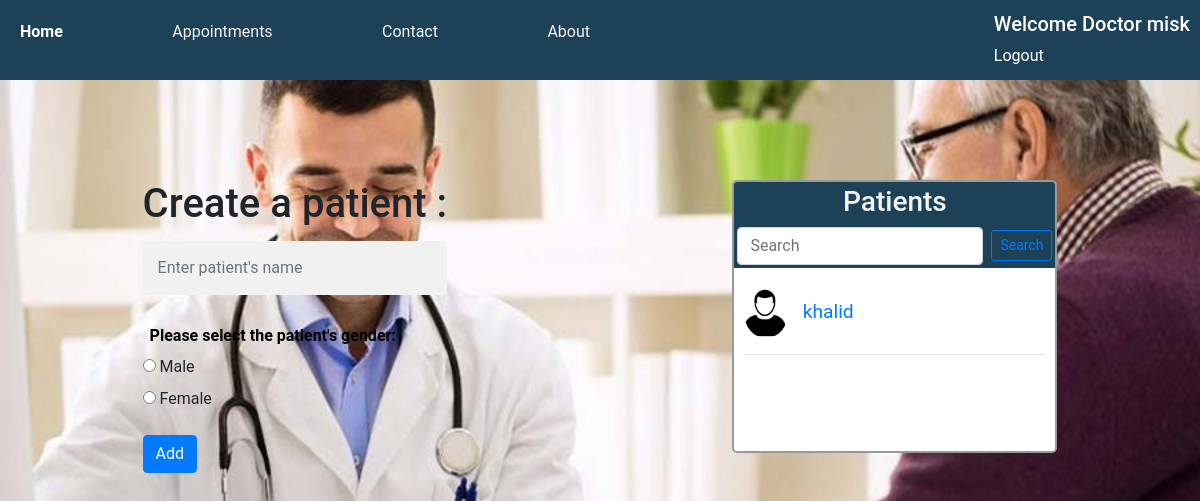
/dashboard (signed in), run on an earlier commit of the app's database.
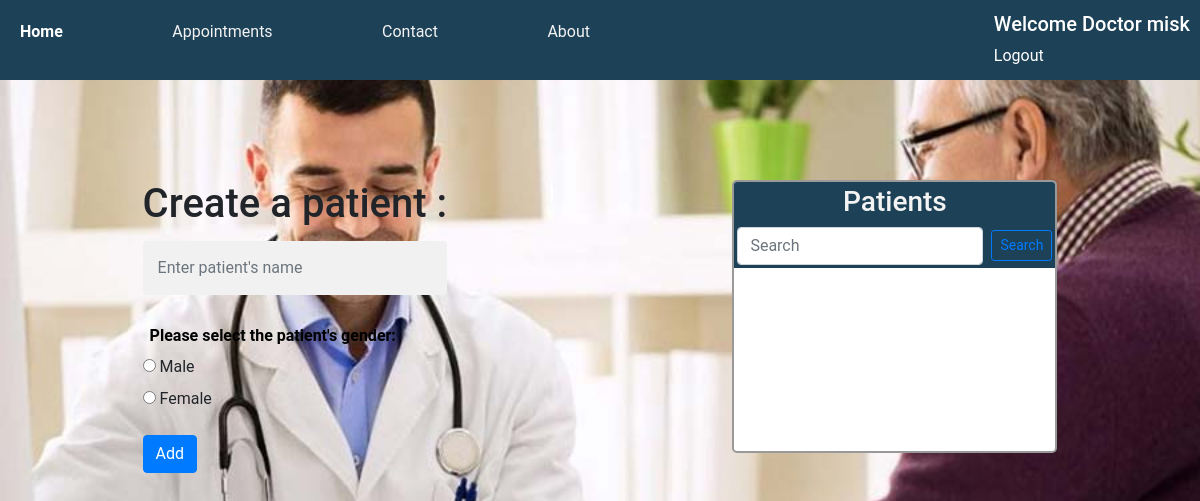
And on a later commit of the database.
### medicalSystemApp/models.py (models this page shows, shortened)
class patient(models.Model):
    patientName = models.CharField(max_length=45, null=True)
    sex = models.IntegerField()
    doctorName = models.ForeignKey(
        Doctor, related_name='doctor_id', on_delete=models.CASCADE)

### medicalSystemApp/views.py (the view)
# urls.py: path('dashboard', views.dashboard,name='dashboard'),
def dashboard(request):
    if not 'userid' in request.session:
        return redirect('/')
    hospital_id = request.session['userid']
    if request.method == 'POST':
        patientName = request.POST['patientName']
        sex = int(request.POST['sex'])
        patient.addPatient(patientName, sex, hospital_id)
        return redirect('/dashboard')
    else:
        context = {
            'all_patient': patient.objects.filter(doctorName=hospital_id).order_by('-id')
        }
        return render(request, 'home.html', context=context)

### medicalSystemApp/templates/home.html (shortened to what this page needs)
<!DOCTYPE html>
<html lang="en">
<head>
    {% load static %}
    <link rel="stylesheet" href="{% static 'css/style.css' %}">
    <link rel="stylesheet" href="https://cdn.jsdelivr.net/npm/bootstrap@4.0.0/dist/css/bootstrap.min.css">
</head>
<body class="home-page">
    <div class="nav">
            <ul class="nav-links">
                <a class="active" href="{% url 'medicine:dashboard' %}">Home</a>
                <a href="#appointments">Appointments</a>
                <a href="#contact">Contact</a>
                <a href="#about">About</a>
            </ul>
            <div>
                <h5 >Welcome Doctor {{ request.session.username }}</h5>
                <div>
                    <a style="color: white" href="{% url 'medicine:destroy' %}">Logout</a>
                </div>
            </div>
        </div>
    <div class="flex">
        <div>
            <h1>Create a patient :</h1>
            <form action="{% url 'medicine:dashboard' %}" method="post">
                <input type="text" name="patientName" id="" placeholder="Enter patient's name"
                    class="form-control border-dark">
                <div class="text">Please select the patient's gender:</div>
                <div class="mb-3">
                <input type="radio" id="male" name="sex" value="1">
                <label for="male">Male</label><br>
                <input type="radio" id="female" name="sex" value="2">
                <label for="female">Female</label>
                </div>
                <button type="submit" class="btn btn-primary">Add</button>
            </form>
        </div>
        <div class="patients">
            <div class="patient-header">
                <h3>Patients</h3>
                <form class="form-inline" action="{% url 'medicine:search' %}" method="post">
                    <input class="form-control mr-sm-2" type="search"  name="search2"
                     placeholder="Search" aria-label="Search">
                    <button class="btn btn-outline-primary btn-sm my-2 my-sm-0" type="search">Search</button>
                  </form>
            </div>
            <div class="patients-list">
            {% for patient in all_patient %}
                    {% if patient.sex == 1 %}
                    <img src="{% static 'img/R.jpg' %}" alt="toddE" class="img-avatar">
                    {% elif patient.sex == 2 %}
                    <img src="{% static 'img/RR.png' %}" alt="toddE" class="img-avatar">
                    {% else %}
                    <h4>No Patients in Our System yet</h4>
                    {% endif %}
                        <a href="{% url 'medicine:basicInfo' patient.id %}">
                            <span>{{ patient.patientName }} </span>
                        </a>
                    <hr>
                </div>
            {% endfor %}
        </div>
    </div>
</body>
</html>

### medicalSystemApp/static/css/style.css (style rules this page uses)
:root { --blue: #007bff; --indigo: #6610f2; --purple: #6f42c1; --pink: #e83e8c; --red: #dc3545; --orange: #fd7e14; --yellow: #ffc107; --green: #69aa7a; --teal: #20c997; --cyan: #17a2b8; --white: #fff; --gray: #6c757d; --gray-dark: #343a40; --primary: #6995aa; --secondary: #1d4157; --success: #69aa7a; --info: #17a2b8; --warning: #ffc107; --danger: #db917d; --light: #f7f7f7; --dark: #343a40; --grey: #9b9b9b; --breakpoint-xs: 0; --breakpoint-sm: 576px; --breakpoint-md: 768px; --breakpoint-lg: 992px; --breakpoint-xl: 1200px; --font-family-sans-serif: Raleway, -apple-system, BlinkMacSystemFont, "Segoe UI", Roboto, "Helvetica Neue", Arial, sans-serif, "Apple Color Emoji", "Segoe UI Emoji", "Segoe UI Symbol", "Noto Color Emoji"; --font-family-monospace: SFMono-Regular, Menlo, Monaco, Consolas, "Liberation Mono", "Courier New", monospace; }
*, *::before, *::after { -webkit-box-sizing: border-box; box-sizing: border-box; }
html { font-family: sans-serif; line-height: 1.15; -webkit-text-size-adjust: 100%; -ms-text-size-adjust: 100%; -ms-overflow-style: scrollbar; -webkit-tap-highlight-color: rgba(0, 0, 0, 0); }
body { margin: 0; font-family: Raleway, -apple-system, BlinkMacSystemFont, "Segoe UI", Roboto, "Helvetica Neue", Arial, sans-serif, "Apple Color Emoji", "Segoe UI Emoji", "Segoe UI Symbol", "Noto Color Emoji"; font-size: 1rem; font-weight: 400; line-height: 1.5; color: #20221e; background-color: #fff; }
* { box-sizing: border-box }
input[type=text], input[type=password] { width: 100%; padding: 15px; margin: 5px 0 22px 0; display: inline-block; border: none; background: #f1f1f1; }
a { color: dodgerblue; }

### medicalSystemApp/templates/home.html (style rules this page uses)
body { background-color: #f3f3f3; font-family: 'Roboto', sans-serif; }
.flex-container, .nav-links, .nav { display: flex; justify-content: space-between; align-items: center; padding: 10px; }
.nav { height: 80px; background-color: #1d4157; color: #fff; margin-bottom: 20px; }
.nav-links { width: 50%; list-style-type: none; align-items: center; }
.nav-links a { color: #f3f3f3; text-decoration: none; }
.nav-links a.active { color: #fff; font-weight: bold; }
h5 { color: white; }
.flex { display: flex; justify-content: space-around; margin-top: 100px; }
.text { margin: 7px; color: #000; font-weight: 700; }
.patients { background-color: #fff; border: 2px solid #999; margin-bottom: 20px; border-radius: 5px; font-size: 1.2rem; overflow: hidden; }
.patient-header { background-color: #1d4157; color: #f3f3f3; text-align: center; padding: 3px; }
.patients-list { padding: 10px; overflow-y: auto; overflow-x: hidden; margin-top: 10px; }
.home-page { background: url("/static/img/doctor-slider-900.jpg"); background-repeat: no-repeat; background-size: cover; }

What changed in the data, as far as the page shows it:
removed patient: sex 1 (drawn), patientName "khalid"
